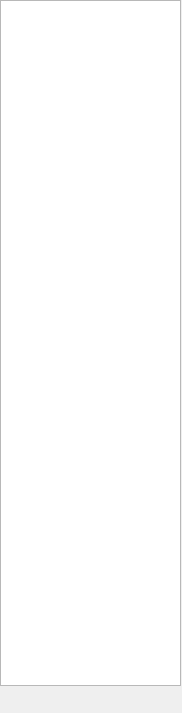
<?xml version="1.0" encoding="UTF-8"?>
<ui version="4.0">
 <class>ModuleNavigator</class>
 <widget class="QDockWidget" name="ModuleNavigator">
  <property name="geometry">
   <rect>
    <x>0</x>
    <y>0</y>
    <width>182</width>
    <height>713</height>
   </rect>
  </property>
  <property name="windowTitle">
   <string>Physics Module Navigator</string>
  </property>
  <widget class="QWidget" name="dockWidgetContents">
   <widget class="QWidget" name="horizontalLayoutWidget">
    <property name="geometry">
     <rect>
      <x>0</x>
      <y>0</y>
      <width>181</width>
      <height>686</height>
     </rect>
    </property>
    <layout class="QHBoxLayout" name="horizontalLayout">
     <item>
      <widget class="QListView" name="ui_physModuleNavigator"/>
     </item>
    </layout>
   </widget>
  </widget>
 </widget>
 <resources/>
 <connections/>
</ui>
